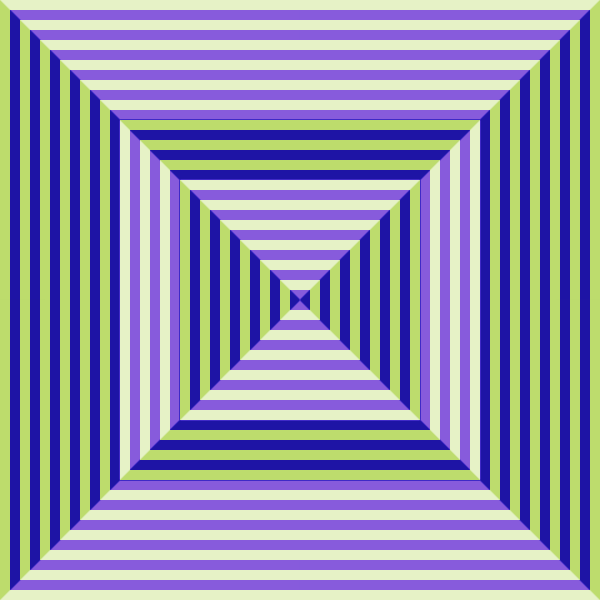
Frame 1 (no input)
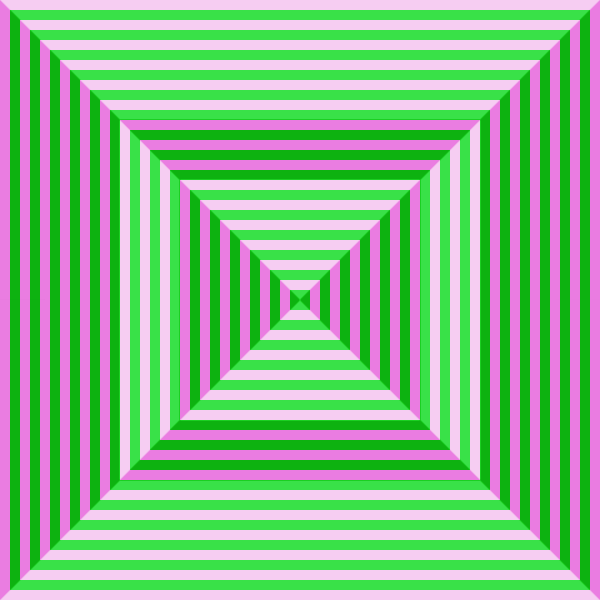
Frame 2 (the mouse pressed at the canvas centre, redrawn once)

The p5.js sketch that drew these frames (run headless with seeded random() and noise() and a simulated clock; the mouse was pressed at the canvas centre and the sketch redrawn once):

// p5.js sketch
// ── sketch.js
// Reference: https://grasshoppermind.files.wordpress.com/2012/08/new-door-panels.jpg

function setup() {
  createCanvas(600, 600);
  stroke("black");
  noFill();

  angleMode(DEGREES);
  rectMode(CENTER);

  colorMode(HSL, 360, 100, 100, 100);

  noLoop();
}

function draw() {
  background(255);

  translate(width / 2, height / 2);

  drawSquare();
  createOverlay();
}

function drawSquare() {
  noStroke();

  let bgColour = color(random(360), random(60, 75), random(50, 60));
  let complement = color((hue(bgColour) + 180) % 360, saturation(bgColour), brightness(bgColour));

  let flood = bgColour;
  fill(flood);

  for (let i = width; i > 0; i -= width / 30) {
    if (flood == bgColour) {
      flood = complement;
    } else {
      flood = bgColour;
    }
    fill(flood);
    rect(0, 0, i, i);
  }
}

function createOverlay() {
  push();
  blendMode(OVERLAY);

  let darkStroke = color(0, 0, 0, 100);
  let lightStroke = color(0, 0, 100, 15);

  for (let i = 0; i < 4; i++) {
    if (i % 2 == 0) {
      stroke(darkStroke);
    } else {
      stroke(lightStroke);
    }
    rotate(90);
    let x1 = -width / 2;
    let x2 = width / 2;

    for (let y = -height / 2; y < 0; y++) {

      if (y == -3 * height / 10) {
        if (i % 2 == 0) {
          stroke(lightStroke);
        } else {
          stroke(darkStroke);
        }

      }

      if (y == -2 * height / 10) {
        if (i % 2 == 0) {
          stroke(darkStroke);
        } else {
          stroke(lightStroke);
        }
      }
      line(x1, y, x2, y);
      x1++;
      x2--;
    }
  }
  pop();
}
